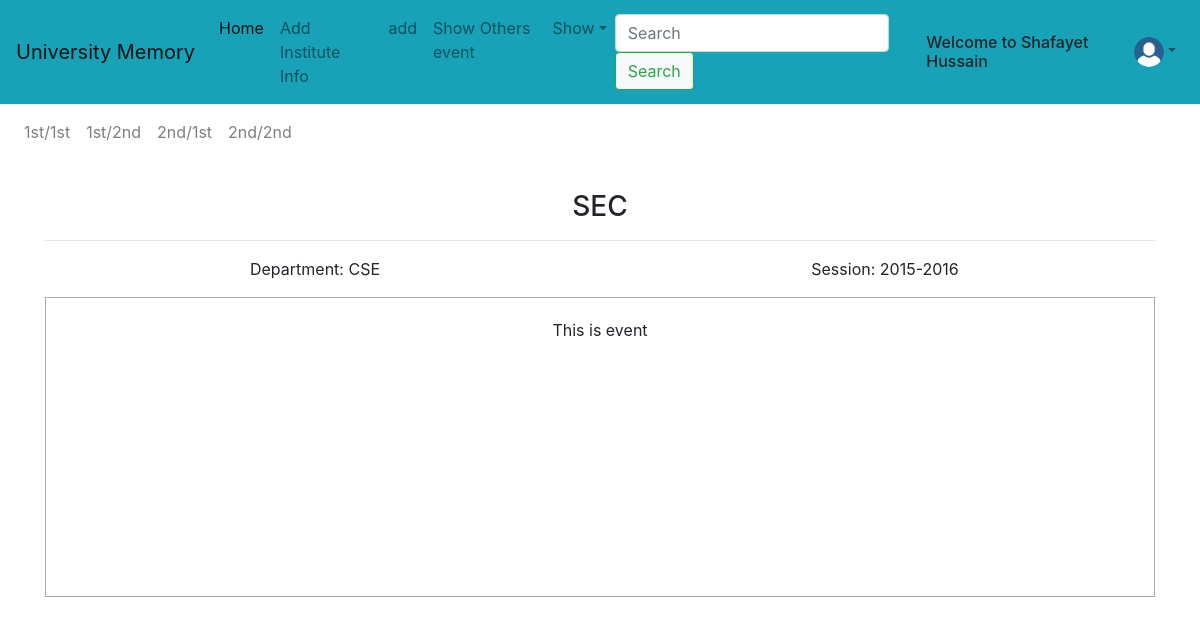
/show_cycle_info/1st/1st/ (signed in), run on an earlier commit of the app's database.
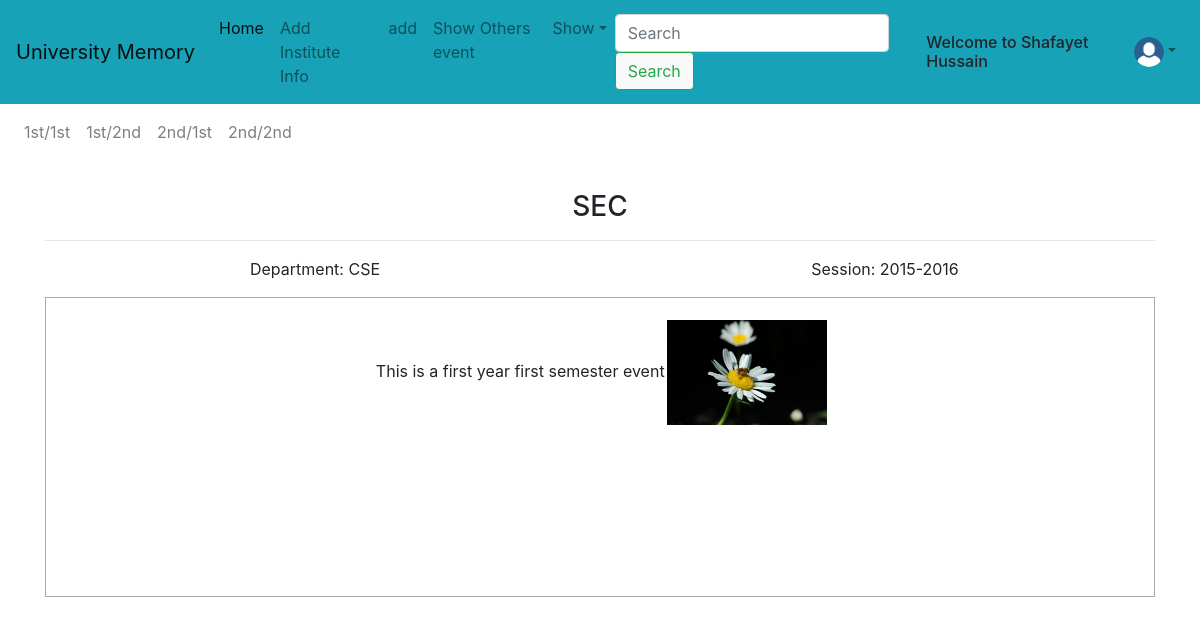
And on a later commit of the database.
### cycle_app/models.py (models this page shows, shortened)
class Versity_life_cycle(models.Model):
    user = models.ForeignKey(User, on_delete=models.CASCADE)
    institute=models.ForeignKey(Institute_info,on_delete=models.CASCADE)
    year=models.CharField(max_length=50)
    semester = models.CharField(max_length=50)
    event = RichTextUploadingField()
    public=models.BooleanField(default=False)

### cycle_app/views.py (the view)
# urls.py: path('show_cycle_info/<str:year>/<str:semester>/', views.show_cycle_info, name='show'),
def show_cycle_info(request, year, semester):
    value = Versity_life_cycle.objects.get(user=request.user, year=year, semester=semester)
    institute_value = Institute_info.objects.get(user=request.user)
    context = {
        'value': value,
        'institute_value':institute_value,
    }
    return render(request, 'show.html', context)

### cycle_app/context_processors.py (called while the page is built)
def add_variable_to_context(request):
    user = request.user
    if user.is_anonymous:
        return {
            'testme':''
        }
    else:
        testme=Versity_life_cycle.objects.filter(user=user)
        return {
            'testme': testme,
        }

### templates/show.html
{% extends 'base.html' %}
{% block body %}
<div class="container" style="margin-top: 30px;">
    <h3 class="text-center">{{institute_value.name}} <hr></h3>
    <div class="row">
        <div class="col-sm">
           <p class="text-center">Department: {{institute_value.dept}}</p>
        </div>
        <div class="col-sm">
            <p class="text-center">Session: {{institute_value.session}}</p>
        </div>
    </div>
    <div style="display:flex;justify-content:center; min-width:400px;min-height:300px;border:1px solid darkgrey;">
        <div style="margin: 20px;">
        {{value.event|safe}}
    </div>
    </div>
</div>
{% endblock %}

### templates/base.html (shortened to what this page needs)
{% load static %}
<!doctype html>
<html lang="en">
<head>
    <link rel="stylesheet" href="/static/bootstrap/css/bootstrap.min.css">
    <link rel="stylesheet" href="{% static 'css/custom_css.css' %}">{% block style %} {% endblock %}
</head>
<body>
    <div>
        <nav class="navbar navbar-expand-lg navbar-light bg-info">
            <a class="navbar-brand" href="#">University Memory</a>
            <div class="collapse navbar-collapse" id="navbarTogglerDemo02">
                <ul class="navbar-nav mr-auto mt-2 mt-lg-0">
                    <li class="nav-item active">
                        <a class="nav-link" href="{% url 'home' %}">Home</a>
                    </li>
                    <li class="nav-item">
                        <a class="nav-link" href="{% url 'add_institute_info' %}">Add Institute Info</a>
                    </li>
                    <li class="nav-item">
                        <a class="nav-link" href="{% url 'add_cycle_info' %}">add</a>
                    </li>
                    <li class="nav-item">
                        <a class="nav-link" href="{% url 'all' %}">Show Others event</a>
                    </li>
                    <li class="nav-item dropdown">
                        <a class="nav-link dropdown-toggle" href="#" id="navbarDropdown" role="button" data-toggle="dropdown" aria-haspopup="true" aria-expanded="false">Show</a>
                    </li>
                </ul>
                <form class="form-inline my-2 my-lg-0">
                    <input class="form-control mr-sm-2" type="search" placeholder="Search">
                    <button class="btn btn-outline-success my-2 my-sm-0 bg-light" type="submit">Search</button>
                </form>
                {% if user.is_authenticated %}
                <h6 class="m-2"> Welcome to {{user.first_name}} {{user.last_name}}</h6>
                <ul class="navbar-nav mr-right mt-2 mt-lg-0">
                    <li class="nav-item dropdown" style=" right:0px;">
                        <a class="nav-link dropdown-toggle" href="#" id="navbarDropdown" role="button" data-toggle="dropdown" aria-haspopup="true" aria-expanded="false"><img src="/media/images/profile.png" alt="image" width="30px" height="30px" style="border-radius: 50%; cursor:pointer;"></a>
                    </li>
                </ul>
                {% endif %}
            </div>
        </nav>
        <nav class="navbar navbar-expand-lg navbar-light">
            <div class=" navbar-collapse">
                <ul class="navbar-nav mr-auto mt-2 mt-lg-0">
                    {% for i in testme %}
                    <li class="nav-item ">
                        <a class="nav-link" href="{% url 'show' i.year i.semester %}">{{i.year}}/{{i.semester}}</a>
                    </li>
                    {% endfor %}
                </ul>
            </div>
        </nav>
    </div>
    {% block body %} {% endblock %}
</body>
</html>

What changed in the data, as far as the page shows it:
changed Versity_life_cycle: event "This is event" → "This is a first year first semester event"; event: picture added
